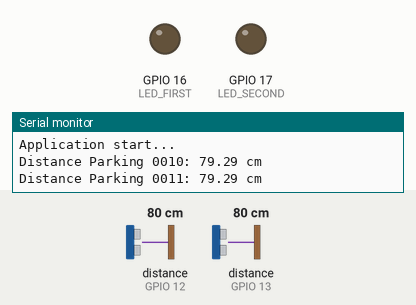
Simulated run of this sketch. Board: ESP32. Shown: output pins drawn as LEDs (lit = HIGH), the last lines printed to the serial monitor. Wiring (inferred from the names in the program): 2 × ultrasonic range finder: trigger GPIO 25, echo GPIO 12 / trigger GPIO 26, echo GPIO 13. The test bench sets the inputs (shaded band); at power-on: distance to the obstacle (sensors on GPIO 12, GPIO 13) 80 cm. The echo pulse lasts 58.3 µs per cm; WiFi joins after 1.5 s; servers stay silent unless stated; network time is answered at once with the bench clock; uploads are accepted with an empty reply; the local clock reads 2024-03-15 10:24:30 at power-on unless the sketch sets it; pins used as bus, display or sensor lines are not drawn.

Above: at 1.8 s.
1.9 s: distance to the obstacle (sensor on GPIO 12) set to 12 cm
3.4 s: distance to the obstacle (sensor on GPIO 12) set to 9 cm
At 4.4 s:
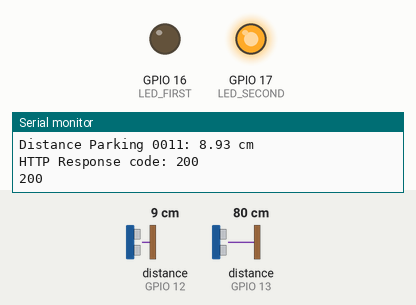
5.5 s: distance to the obstacle (sensor on GPIO 13) set to 12 cm
8.6 s: distance to the obstacle (sensor on GPIO 13) set to 9 cm
At 10.6 s:
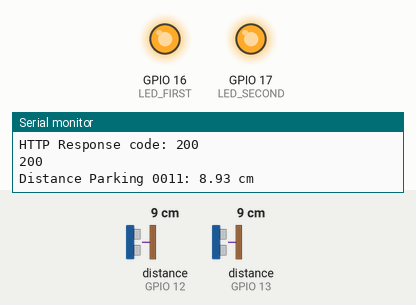
11.1 s: distance to the obstacle (sensor on GPIO 12) set to 18 cm
At 13.7 s:
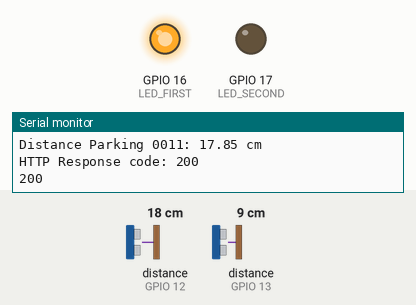
14.7 s: distance to the obstacle (sensor on GPIO 12) set to 2 cm
At 16.9 s:
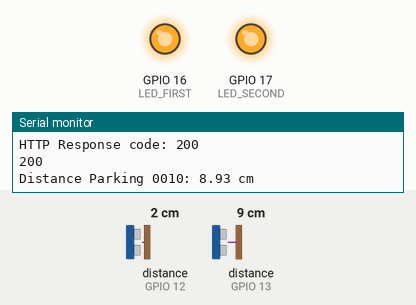
Timing chart, 0 to 18.1 s (numbered marks = the images above; inputs shaded):
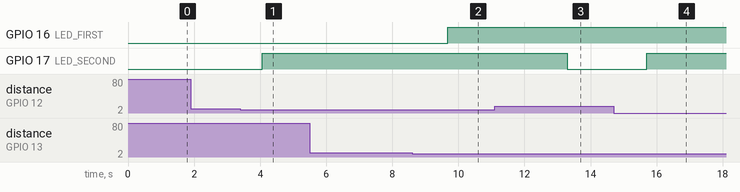

Measured:
- the behaviour switches between 11 and 10 cm on distance to the obstacle (sensor on GPIO 12) (found by bisection; images 0 and 1)
- the behaviour switches between 11 and 10 cm on distance to the obstacle (sensor on GPIO 13) (found by bisection; images 1 and 2)
- after the input at 3.4 s, GPIO 17 (LED_SECOND): LOW → HIGH after 0.66 s
- after the input at 8.6 s, GPIO 16 (LED_FIRST): LOW → HIGH after 1.1 s
- after the input at 11.1 s, GPIO 17 (LED_SECOND): HIGH → LOW after 2.2 s
- after the input at 14.7 s, GPIO 17 (LED_SECOND): LOW → HIGH after 1.0 s

The sketch:

SensoreProfondita.ino
```cpp
#include <WiFi.h>
#include <NTPClient.h>
#include <WiFiUdp.h>
#include <HTTPClient.h>
#include <ArduinoJson.h>

#define LED_FIRST 16
#define LED_SECOND 17
#define TRIG_PIN_FIRST 26
#define TRIG_PIN_SECOND 25
#define ECHO_PIN_FIRST 13
#define ECHO_PIN_SECOND 12

// defines variables
long durationFirst, durationSecond;
String firstParking = "0010", secondParking = "0011", startFirstDate = "", startSecondDate = "";
float distanceFirst, distanceSecond;
float countFirst, countSecond;
const char* ssid = "SESSO";
const char* password =  "zuik2486";
String serverName = "http://192.168.66.222:5000/prossimita";
String dataString = "";
WiFiUDP ntpUDP;
NTPClient timeClient(ntpUDP);

void setup(){
  // firstParking = random(1, 48);
  // secondParking = firstParking+1;
  pinMode(LED_FIRST, OUTPUT);
  pinMode(LED_SECOND, OUTPUT);

  WiFi.begin(ssid, password);
  pinMode(TRIG_PIN_FIRST, OUTPUT); // Sets the TRIG_PIN_FIRST as an OUTPUT
  pinMode(ECHO_PIN_FIRST, INPUT); // Sets the ECHO_PIN_FIRST as an INPUT

  pinMode(TRIG_PIN_SECOND, OUTPUT);
  pinMode(ECHO_PIN_SECOND, INPUT);

  timeClient.begin();
  timeClient.setTimeOffset(3600);

  Serial.begin(9600); // // Serial Communication is starting with 9600 of baudrate speed
  Serial.println("Application start...");
}

void ResponceCode(int httpResponseCode){
  if (httpResponseCode>0) {
    Serial.print("HTTP Response code: ");
    Serial.println(httpResponseCode);
  }
  else {
    Serial.print("Error code: ");
    Serial.println(httpResponseCode);
  }
}

void sensorPost(String json, String path){
  HTTPClient http;

  http.begin(path);
  http.addHeader("Content-Type", "application/json");
  //Serial.println(json);
  int httpResponseCode = http.POST(json);
  ResponceCode(httpResponseCode);
  String response = http.getString();
  Serial.println(httpResponseCode);
  Serial.println(response);
  http.end();
}

float readDistance(int ultrasonic_trigger, int ultrasonic_echo){
    delay(500);
    // generate 10-microsecond pulse to TRIG pin
    digitalWrite(ultrasonic_trigger, HIGH);
    delayMicroseconds(10);
    digitalWrite(ultrasonic_trigger, LOW);

    // measure duration of pulse from ECHO pin
    float duration_us = pulseIn(ultrasonic_echo, HIGH);

    // calculate the distance
    return 0.017 * duration_us;
}

//return true if the park is occupied
bool readStatus(int ultrasonic_trigger, int ultrasonic_echo){
    float currentDistance = readDistance(ultrasonic_trigger, ultrasonic_echo);
    return (currentDistance < 10);
}

void sendJson(int n, bool stato){
  if(WiFi.status() == WL_CONNECTED)
  {
    StaticJsonDocument<256> doc;
    if (n == 0)
    {
      //sensore 0
      JsonObject sensore_0 = doc.createNestedObject(String(firstParking));
      //JsonObject sensore_0_0 = sensore_0.createNestedObject(String(firstParking));
      sensore_0["distanza"] = distanceFirst;
      sensore_0["stato"] = stato;
      if(stato == false)
      {
        sensore_0["sosta"] = startFirstDate;
        startFirstDate = "";
      }
    }
    else if (n == 1)
    {
      //sensore 1
      JsonObject sensore_0 = doc.createNestedObject(String(secondParking));
      //JsonObject sensore_0_0 = sensore_0.createNestedObject(String(firstParking));
      sensore_0["distanza"] = distanceSecond;
      sensore_0["stato"] = stato;
      if(stato == false)
      {
        sensore_0["sosta"] = startSecondDate;
        startSecondDate = "";
      }
    }

    String json;
    serializeJson(doc, json);
    sensorPost(json, serverName);
  }
  else {
    Serial.println("WiFi Disconnected");
  }
}

void loop(){
  timeClient.update();

  distanceFirst = readDistance(TRIG_PIN_FIRST, ECHO_PIN_FIRST);
  Serial.println("Distance Parking " + String(firstParking) + ": " + String(distanceFirst) + " cm");

  if (readStatus(TRIG_PIN_FIRST, ECHO_PIN_FIRST))
  {
    digitalWrite(LED_FIRST, HIGH);
    sendJson(0, true);
    countFirst = true;
    if(startFirstDate == ""){
      startFirstDate = timeClient.getFormattedDate();
    }
  }
  else
  {
    if(countFirst == true)
    {
      digitalWrite(LED_FIRST, LOW);
      sendJson(0, false);
      countFirst = false;
    }
  }

  distanceSecond = readDistance(TRIG_PIN_SECOND, ECHO_PIN_SECOND);
  Serial.println("Distance Parking " + String(secondParking) + ": " + String(distanceSecond) + " cm");

  if (readStatus(TRIG_PIN_SECOND, ECHO_PIN_SECOND))
  {
    digitalWrite(LED_SECOND, HIGH);
    sendJson(1, true);
    countSecond = true;
    if(startSecondDate == ""){
      startSecondDate = timeClient.getFormattedDate();
    }
  }
  else
  {
    if(countSecond == true)
    {
      digitalWrite(LED_SECOND, LOW);
      sendJson(1, false);
      countSecond = false;
    }
  }
}
```
